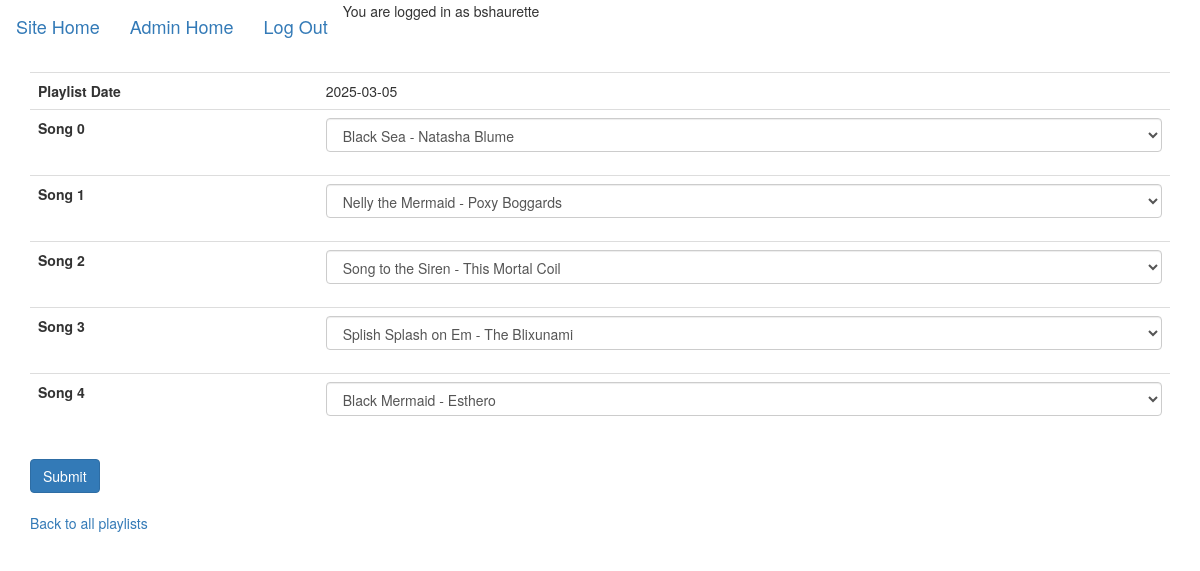
/admin/playlist/edit/1 (signed in), run on the app's committed database.
### tables this page shows
CREATE TABLE user (
  id INTEGER PRIMARY KEY AUTOINCREMENT,
  username TEXT UNIQUE NOT NULL,
  password TEXT NOT NULL
);

CREATE TABLE playlist (
    id INTEGER PRIMARY KEY AUTOINCREMENT,
    play_date DATE NOT NULL UNIQUE,
    created_at DATE NOT NULL DEFAULT CURRENT_DATE
);

CREATE TABLE song (
    id INTEGER PRIMARY KEY AUTOINCREMENT,
    artist TEXT,
    title TEXT NOT NULL,
    filepath TEXT NOT NULL,
    duration TEXT,
    album_name TEXT,
    album_art TEXT,
    playlist_id INTEGER,
    created_at DATE NOT NULL DEFAULT CURRENT_DATE,
    FOREIGN KEY(playlist_id) REFERENCES playlist(id)
);

### fivesongs/admin.py (the view)
@bp.route('/admin/playlist/edit/<int:id>', methods=('GET', 'POST'))
@login_required
def playlistedit(id):
    db = get_db()
    if request.method == 'POST':
        form_data = request.form
        song_ids = [int(form_data[x]) for x in form_data]
        update_query = f"UPDATE song SET playlist_id = {id} WHERE id IN {tuple(song_ids)} RETURNING NULL"
        print(update_query)
        playlist_update = db.execute(update_query).fetchone()
        db.commit()
        return redirect('/admin/playlists', 302)
    else:
        playlist_query = f"SELECT id, play_date, created_at FROM playlist WHERE id = {id}"
        db_playlist = db.execute(playlist_query).fetchone()
        song_query = f"SELECT id, artist, title, filepath, album_art FROM song WHERE playlist_id = {id} ORDER BY id ASC"
        db_songs = db.execute(song_query).fetchall()
        all_songs = db.execute("SELECT id, artist, title, filepath, album_art FROM song ORDER BY id ASC").fetchall()
        return render_template('admin/playlistedit.html', songs=db_songs, playlist=db_playlist, all_songs=all_songs)

### fivesongs/auth.py (called while the page is built)
@bp.before_app_request
def load_logged_in_user():
    user_id = session.get('user_id')
    if user_id is None:
        g.user = None
    else:
        g.user = get_db().execute(
            'SELECT * FROM user WHERE id = ?', (user_id,)
        ).fetchone()

def login_required(view):
    @functools.wraps(view)
    def wrapped_view(**kwargs):
        if g.user is None:
            return redirect(url_for('auth.login'))
        return view(**kwargs)
    return wrapped_view

### fivesongs/db.py (called while the page is built)
def get_db():
    if 'db' not in g:
        g.db = sqlite3.connect(
            current_app.config['DATABASE'],
            detect_types=sqlite3.PARSE_DECLTYPES
        )
        g.db.row_factory = sqlite3.Row
    return g.db

### fivesongs/templates/admin/playlistedit.html (shortened to what this page needs)
{% extends 'adminbase.html' %}
{% block content %}
  {% if playlist %}
    <form action="/admin/playlist/edit/{{ playlist.id }}" method="post" enctype="multipart/form-data">
    <table class="table">
      <tbody>
        <tr>
          <th scope="row">Playlist Date</th>
          <td>{{ playlist.play_date }} </td>
        </tr>
    {% if songs %}
      {% for song in songs %}
          <th scope="row" id="{{ song.index }}">Song {{ songs.index(song) }}</th>
          <td>
            <div class="form-group">
              <select class="form-control" name="song-id-{{ songs.index(song) }}">
                <option value="{{ song.id }}" selected>{{ song.title }} - {{ song.artist }}</option>
              </select>
            </div>
          </td>
      {% endfor %}
    {% else %}
      <br />
    {% endif %}
      </tbody>
    </table>
    <button type="submit" class="btn btn-primary">Submit</button>
    </form>
    <br />
  {% else %}
    No playlist - how did you get here?
  {% endif %}
  <p><a href="/admin/playlists">Back to all playlists</a></p>
{% endblock %}

### fivesongs/templates/adminbase.html (shortened to what this page needs)
<!DOCTYPE html>
<html lang="en">
<head>
  <link rel="stylesheet" type="text/css" href="{{ url_for('static', filename='css/bootstrap.min.css') }}">
</head>
<body>
<nav class="navbar navbar-light bg-light">
  <a class="navbar-brand" href="/">Site Home</a>
  <a class="navbar-brand" href="/admin">Admin Home</a>
  <a class="navbar-brand" href="{{ url_for('auth.logout') }}">Log Out</a>
  {% if g.user %}
    <div>You are logged in as {{ g.user['username'] }}</div>
  {% else %}
    <a href="{{ url_for('auth.register') }}">Register</a>
    <a href="{{ url_for('auth.login') }}">Log In</a>
  {% endif %}
</nav>
<div class="container">
  {% block content %}{% endblock %}
</div>
</body>
</html>

### data on the page
user: user.username "bshaurette"
playlist: play_date "2025-03-05"
song: index "0", title "Black Sea - Natasha Blume"
song: index "1", title "Nelly the Mermaid - Poxy Boggards"
song: index "2", title "Song to the Siren - This Mortal Coil"
song: index "3", title "Splish Splash on Em - The Blixunami"
song: index "4", title "Black Mermaid - Esthero"
